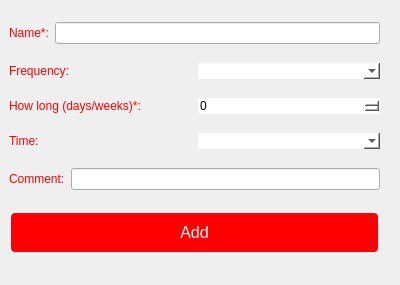
<?xml version="1.0" encoding="UTF-8"?>
<ui version="4.0">
 <class>AddMed</class>
 <widget class="QDialog" name="AddMed">
  <property name="geometry">
   <rect>
    <x>0</x>
    <y>0</y>
    <width>400</width>
    <height>285</height>
   </rect>
  </property>
  <property name="windowTitle">
   <string>Add new medicine</string>
  </property>
  <property name="styleSheet">
   <string notr="true">AddMed {
	background-color: rgb(255, 255, 255);
}


QPushButton {
 background-color: red;
 color: white;
 padding: 10px 20px;
 text-align: center;
 font-size: 16px;
 margin: 4px 2px;
 border-radius: 4;
 font: 57 8pt &quot;TT Norms Medium&quot;;
}

QPushButton:hover {
     background-color: #FF5757;
}

QPushButton:pressed {
  background-color: #3e8e41;
}

QTextBrowser {
	background-color: white;
	color: red;
	border: none;
   border-radius: 4;
   font: 57 8pt &quot;TT Norms Light&quot;;
}

QLabel {
 font: 57 8pt &quot;TT Norms Medium&quot;;
text-align: center;
color: red;
}

QComboBox {
background-color: rgb(255, 255, 255);
 font: 57 8pt &quot;TT Norms Medium&quot;;
border: none;
}

QSpinBox {
background-color: rgb(255, 255, 255);
 font: 57 8pt &quot;TT Norms Medium&quot;;
border: none;
}

QLineEdit {
 font: 57 8pt &quot;TT Norms Medium&quot;;
}
</string>
  </property>
  <widget class="QWidget" name="verticalLayoutWidget">
   <property name="geometry">
    <rect>
     <x>9</x>
     <y>9</y>
     <width>371</width>
     <height>261</height>
    </rect>
   </property>
   <layout class="QVBoxLayout" name="verticalLayout">
    <item>
     <layout class="QHBoxLayout" name="horizontalLayout">
      <item>
       <widget class="QLabel" name="label">
        <property name="text">
         <string>Name*:</string>
        </property>
       </widget>
      </item>
      <item>
       <widget class="QLineEdit" name="lineEditName"/>
      </item>
     </layout>
    </item>
    <item>
     <layout class="QHBoxLayout" name="horizontalLayout_2">
      <item>
       <widget class="QLabel" name="label_2">
        <property name="text">
         <string>Frequency:</string>
        </property>
       </widget>
      </item>
      <item>
       <widget class="QComboBox" name="comboBoxFreq"/>
      </item>
     </layout>
    </item>
    <item>
     <layout class="QHBoxLayout" name="horizontalLayout_3">
      <item>
       <widget class="QLabel" name="label_3">
        <property name="text">
         <string>How long (days/weeks)*:</string>
        </property>
       </widget>
      </item>
      <item>
       <widget class="QSpinBox" name="spinBox"/>
      </item>
     </layout>
    </item>
    <item>
     <layout class="QHBoxLayout" name="horizontalLayout_4">
      <item>
       <widget class="QLabel" name="label_4">
        <property name="text">
         <string>Time:</string>
        </property>
       </widget>
      </item>
      <item>
       <widget class="QComboBox" name="comboBoxTime"/>
      </item>
     </layout>
    </item>
    <item>
     <layout class="QHBoxLayout" name="horizontalLayout_5">
      <item>
       <widget class="QLabel" name="label_5">
        <property name="text">
         <string>Comment:</string>
        </property>
       </widget>
      </item>
      <item>
       <widget class="QLineEdit" name="lineEditComment"/>
      </item>
     </layout>
    </item>
    <item>
     <widget class="QPushButton" name="pushButton">
      <property name="text">
       <string>Add</string>
      </property>
     </widget>
    </item>
   </layout>
  </widget>
 </widget>
 <resources/>
 <connections/>
</ui>
